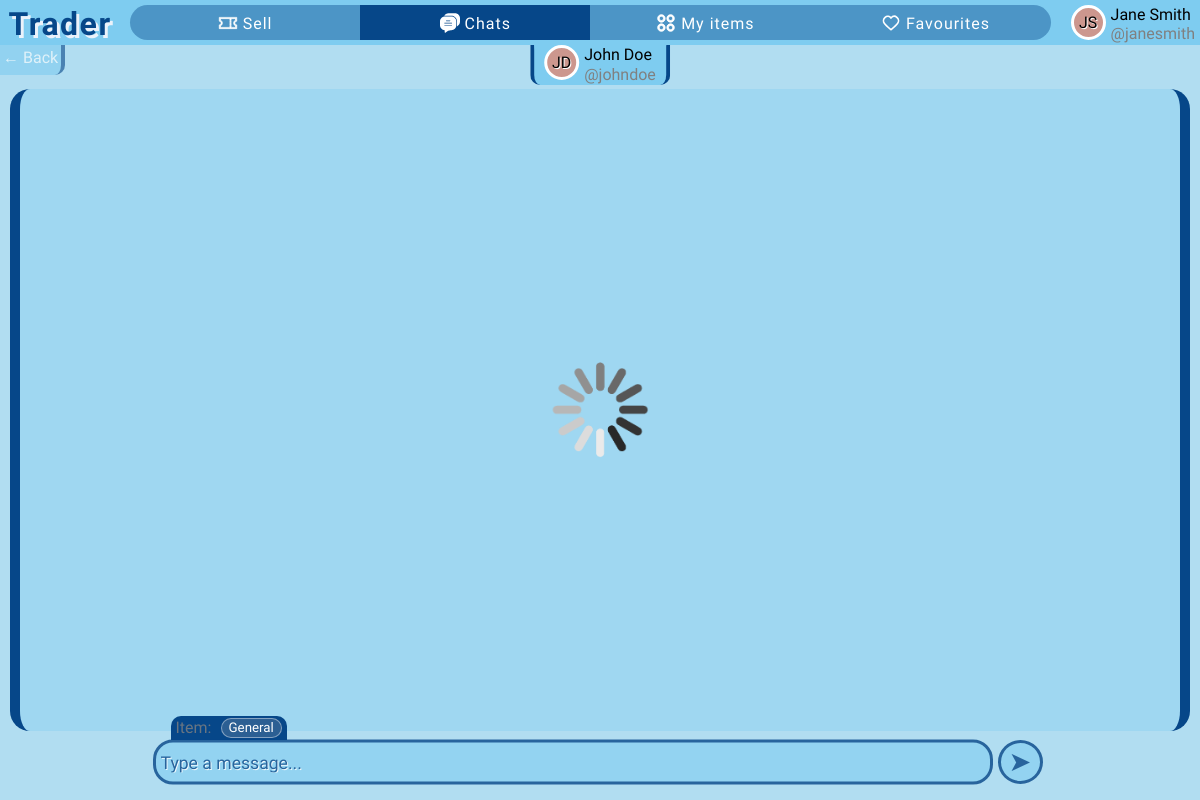
The app's page /chat/1 (signed in) with its own data.
### app/models.py (models this page shows)
class User(db.Model, UserMixin):
    id = db.Column(db.Integer, primary_key=True)  # User ID
    firstname = db.Column(db.String(50), nullable=False)  # First name
    lastname = db.Column(db.String(50), nullable=False)  # Last name
    username = db.Column(db.String(30), unique=True, nullable=False)  # Unique username
    email = db.Column(db.String(120), unique=True, nullable=False)  # Unique email
    password = db.Column(db.String(120), nullable=False)  # Password
    profile_color = db.Column(db.String(25), nullable=True, default=None)  # Profile color
    sent_chat = db.relationship('Chat', backref='sent_by_set', lazy=True, foreign_keys='Chat.sent_by')  # Chats sent by this user
    received_chat = db.relationship('Chat', backref='received_by_set', lazy=True, foreign_keys='Chat.received_by')  # Chats received by this user
    items = db.relationship('Item', backref='item_owner', lazy=True)  # Items posted by this user
    contacts = db.relationship('User', secondary=user_contacts,  # Many-to-many relationship for contacts
                               primaryjoin=(user_contacts.c.contact_id == id),
                               secondaryjoin=(user_contacts.c.contacted_id == id),
                               backref=db.backref('contacted_by', lazy='dynamic'),
                               lazy='dynamic')
    favourites = db.relationship('Item', secondary=favourite_items, backref=db.backref('fav_users', lazy='dynamic'))  # Many-to-many relationship for favorite items

### app/routes.py (the view, shortened to what this page needs)
@app.route("/chat/<int:user_id>", methods=('GET', 'POST'))
@login_required
def single_chat(user_id):
    contact = User.query.get_or_404(user_id)
    if not contact:
        abort(404)
    item_id = request.args.get('item-id')
    if request.method == "GET":
        back = request.args.get('back')
        return render_template('single-chat.html', contact=contact, item_id=item_id, back=back)

### app/routes.py (called while the page is built)
@login_manager.user_loader
def load_user(user_id):
    return User.query.get(int(user_id))

### app/templates/single-chat.html (shortened to what this page needs)
{% extends 'base.html' %}
{% block head %}
    <link rel="stylesheet" href="{{ url_for('static', filename='css/single-chat.css') }}">
    <link rel="stylesheet" href="{{ url_for('static', filename='css/partials/user-card.css') }}">
{% endblock head %}
{% block all_contacts_page %}selected{% endblock %}
{% block content %}
<div class="all-container">
    <div class="top-bar">
        <a href="{% if back %}{{ back }}{% else %}{{ url_for('all_contacts') }}{% endif %}" class="back">&#8592; Back</a>
        <div class="contact-card-cont">
            {% with current_user=contact %}
            {% include 'partials/user-card.html' %}
            {% endwith %}
        </div>
    </div>
    <div id="chat-box">
        <img class="spinner" src="{{ url_for('static', filename='img/spinner.gif') }}" alt="loading...">
    </div>
    <div class="bottom">
        <div class="text-bar-cont">
            <div class="context-item-cont">
                <div>Item:</div>
                <div class="context-item-selector">
                    <button title="General">General</button>
                </div>
                <div class="mask"></div>
            </div>
            <input class="text-bar" type="text" name="text-message" id="text-message" placeholder="Type a message...">
        </div>
        <button id="send">&#10148;</button>
    </div>
</div>
{% endblock content %}

### app/templates/partials/user-card.html
<div class="user-logo-cont" style="background-color: #{{ current_user.profile_color }};">
    <div class="user-logo">{{ current_user.firstname[0]|upper }}{{ current_user.lastname[0]|upper }}</div>
</div>
<div class="first-last-name">{{ current_user.firstname|title }} {{ current_user.lastname|title }}</div>
<span class="username">@{{ current_user.username }}</span>

### app/static/css/base.css (style rules this page uses)
* { font-family: 'Varela Round', serif; box-sizing: border-box; margin: 0; padding: 0; font-size: bolder; }
body { background-color: #B1DDF1; color: white; height: 100vh; }

### app/static/css/partials/user-card.css (style rules this page uses)
.user-logo-cont { display: flex; justify-content: center; align-items: center; background-color: #7eccf0; width: 35px; height: 35px; border: 3px solid white; border-radius: 50%; text-shadow: 1px 1px white; grid-row: span 2; }
.user-logo { font-family: Amita; }
.username { color: gray; }

### app/static/css/single-chat.css (style rules this page uses)
body { color: black; }
.all-container { display: grid; grid-template-rows: auto 1fr auto; height: 93%; overflow: hidden; }
.top-bar { display: flex; justify-content: space-between; }
.contact-card-cont { display: grid; column-gap: 5px; grid-template-columns: auto 1fr; grid-template-rows: 1fr 1fr; color: black; padding: 0 10px; height: 40px; padding-left: 10px; cursor: pointer; position: relative; left: 50%; transform: translateX(-50%); background-color: #7eccf0; border-radius: 0 0 10px 10px; border-left: 4px solid #064789; border-right: 4px solid #064789; }
.top-bar .back { position: absolute; height: 30px; padding: 3px; text-decoration: none; background-color: #7eccf0; border-bottom-right-radius: 10px; border-right: 4px solid #064789; color: white; opacity: 0.6; }
.spinner { position: absolute; top: 50%; left: 50%; transform: translate(-50%, -50%); width: 100px; }
#chat-box { position: relative; display: flex; flex-direction: column; background-color: #7eccf05a; border-radius: 20px; overflow: auto; margin: 4px 10px; border-left: 10px solid #064789; border-right: 10px solid #064789; }
.bottom { display: flex; justify-content: center; align-items: center; }
.text-bar-cont { position: relative; width: 70%; }
.context-item-cont { position: absolute; top: -46.5px; left: 18px; display: flex; background-color: #064789; padding: 2px 5px; border-top-left-radius: 10px; height: 24px; color: rgba(128, 128, 128, 0.81); }
.context-item-cont .mask { position: absolute; top: 24px; width: 400px; height: 100px; background-color: #B1DDF1; }
.context-item-selector { position: absolute; display: flex; flex-direction: column; justify-content: space-between; bottom: 24px; left: 45px; padding: 2px 5px; border-top-right-radius: 10px; background-color: #064789; transform: translateY(100%); transition: all .4s ease-out; max-width: 250px; align-items: center; }
.context-item-selector button { background-color: #064789b1; color: white; border: none; cursor: pointer; margin-bottom: 7px; padding: 0 7px; overflow: hidden; border-radius: 10px; height: 20px; width: max-content; text-align: center; }
.context-item-selector button:first-of-type { background-color: #2c5f93; border: 1px solid rgba(255, 255, 255, 0.419); }
.text-bar { position: absolute; top: 50%; transform: translateY(-50%); font-size: 1.1rem; height: 45px; width: 100%; border-width: 3px; border-radius: 20px; padding: 3px 5px; background-color: #7eccf0b9; border: 3px solid #064789; color: white; text-shadow: 1px 1px black; opacity: 0.8; }
.text-bar::placeholder { color: #064789; text-shadow: 1px 1px white; }
#send { font-size: 1.7rem; padding: 3px; width: 45px; border-radius: 50%; margin: 5px; border: 3px solid #064789; background-color: #7eccf0b9; color: #064789; opacity: 0.8; }

### records on screen
User: firstname "J", lastname "S", firstname "Jane", lastname "Smith", username "janesmith"
User: firstname "J", lastname "D", firstname "John", lastname "Doe", username "johndoe"
